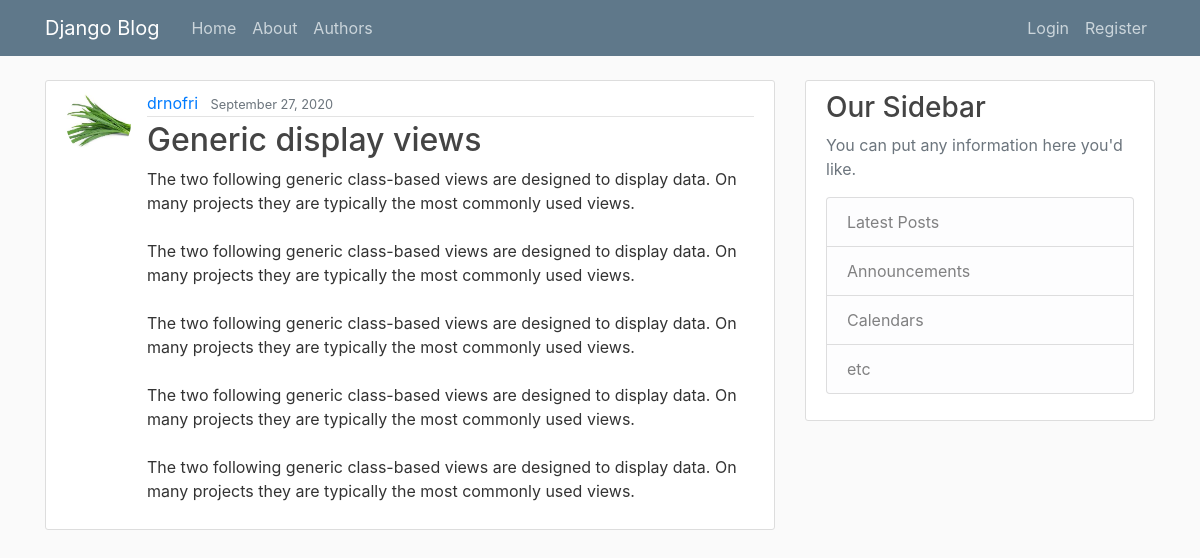
The app's page /post/17/ with its own data.
### blog/models.py (models this page shows, shortened)
class Post(models.Model):
    title = models.CharField(max_length=100)
    content = models.TextField()
    date_posted = models.DateTimeField(default=timezone.now)
    author = models.ForeignKey(User, on_delete=models.CASCADE)

### users/models.py (models this page shows, shortened)
class Profile(models.Model):
    user = models.OneToOneField(User, on_delete=models.CASCADE)
    image = models.ImageField(default='default.jpg', upload_to='profile_pics')

### blog/views.py (the view)
# urls.py: path('post/<int:pk>/', PostDetailView.as_view(), name='post-detail'),
class PostDetailView(DetailView):
    model = Post

### blog/templates/blog/post_detail.html (shortened to what this page needs)
{% extends "blog/base.html" %}
{% block content %}
  <article class="media content-section">
    <img class="rounded-circle article-img" src="{{ object.author.profile.image.url }}">
    <div class="media-body">
      <div class="article-metadata">
        <a class="mr-2" href="{% url 'user-posts' object.author.username %}">{{ object.author }}</a>
        <small class="text-muted">{{ object.date_posted|date:"F d, Y" }}</small>
      </div>
      <h2 class="article-title">{{ object.title }}</h2>
      <p class="article-content">{{ object.content }}</p>
    </div>
  </article>
{% endblock content %}

### blog/static/blog/main.css (style rules this page uses)
body { background: #fafafa; color: #333333; margin-top: 5rem; }
h1, h2, h3, h4, h5, h6 { color: #444444; }
.content-section { background: #ffffff; padding: 10px 20px; border: 1px solid #dddddd; border-radius: 3px; margin-bottom: 20px; }
.article-title { color: #444444; }
.article-content { white-space: pre-line; }
.article-img { height: 65px; width: 65px; margin-right: 16px; }
.article-metadata { padding-bottom: 1px; margin-bottom: 4px; border-bottom: 1px solid #e3e3e3 }

### records on screen
Post: author.profile.image (picture), author "drnofri", date_posted "September 27, 2020", title "Generic display views", content "The two following generic class-based views are designed to display data. On many projects they are typically the most commonly used views. The two following generic class-based views are designed to display data. On many projects they are typically the most commonly used views. The two following generic class-based views are designed to display data. On many projects they are typically the most commonly used views. The two following generic class-based views are designed to display data. On many projects they are typically the most commonly used views. The two following generic class-based views are designed to display data. On many projects they are typically the most commonly used views."
